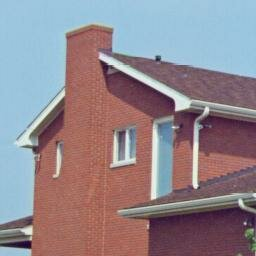
#> input picture Edge_Detection(Sobel Operator)/house.tif, 256 x 256 px
$ jupyter execute Edge_Detection.ipynb   (older library calls are emulated)
#> lines starting #> are read from the running program, lines starting #| are printed output that depends on the picture
[cell 1]
import matplotlib.pyplot as plt
import numpy as np
from scipy import signal
import cv2

Reading the Image using OpenCV

[cell 2]
img=cv2.imread('house.tif',0)
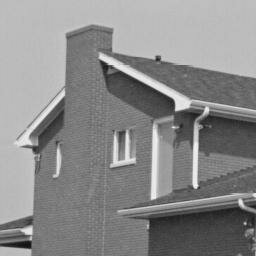
#> img: shape (256, 256); min 13, max 249, mean 138
plt.imshow(img,cmap='gray')

Horizontal Edge Detection using inbuilt convolve, user built convolve and sobel function

[cell 3]
[row,col]=img.shape
#> row = 256; col = 256
imgs=np.zeros((row,col),dtype=np.int)
mask=np.array([[-2,-1,-2],[0,0,0],[2,1,2]])
for i in range(1,row-1):
  for j in range(1,col-1):
    imgs[i,j]=int(np.sum(img[i-1:i+2,j-1:j+2]*mask))
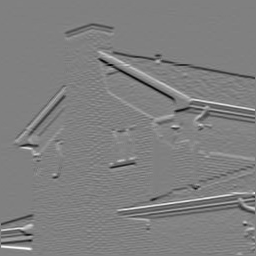
#> imgs: shape (256, 256) int64; min -748, max 737, mean -3.1; drawn with min black and max white
sobely = cv2.Sobel(img,cv2.CV_64F,0,1,ksize=3)
inby=signal.convolve2d(img,mask,mode='same')
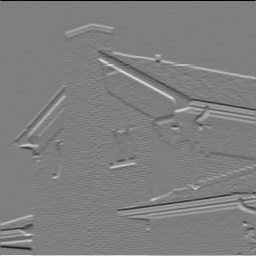
#> inby: shape (256, 256) int64; min -963, max 963, mean 1.5; drawn with min black and max white
plt.figure(figsize=(20,20))
plt.subplot(1,3,1)
plt.imshow(imgs,cmap='gray',vmin=0,vmax=255)
plt.title('Horizontal Edge Detected')
plt.subplot(1,3,2)
plt.imshow(sobely,cmap='gray',vmin=0,vmax=255)
plt.title('Horizontal Edge Detected with sobel')
plt.subplot(1,3,3)
plt.imshow(inby,cmap='gray',vmin=0,vmax=255)
plt.title('Horizontal Edge Detected with inbuilt convolve')
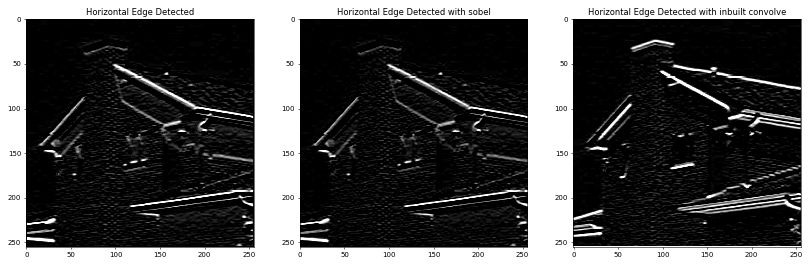
#> figure drawn by matplotlib, 3 panels

Vertical Edge Detection using inbuilt convolve, user built convolve and sobel function

[cell 4]
[row,col]=img.shape
imgsv=np.zeros((row,col),dtype=np.int)
mask=np.array([[-1,0,1],[-2,0,2],[-1,0,1]])
for i in range(1,row-1):
  for j in range(1,col-1):
    imgsv[i,j]=int(np.sum(img[i-1:i+2,j-1:j+2]*mask))
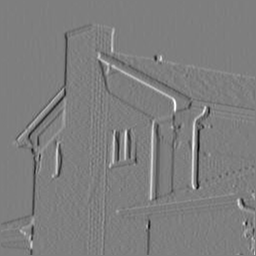
#> imgsv: shape (256, 256) int64; min -602, max 609, mean -1.7; drawn with min black and max white
sobelx = cv2.Sobel(img,cv2.CV_64F,1,0,ksize=3)
inbx=signal.convolve2d(img,mask,mode='same')
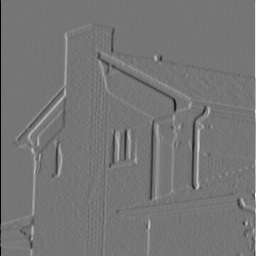
#> inbx: shape (256, 256) int64; min -760, max 884, mean 0.8; drawn with min black and max white
plt.figure(figsize=(20,20))
plt.subplot(1,3,1)
plt.imshow(imgsv,cmap='gray',vmin=0,vmax=255)
plt.title('Vertical Edge Detected')
plt.subplot(1,3,2)
plt.imshow(sobelx,cmap='gray',vmin=0,vmax=255)
plt.title('Vertical Edge Detected with sobel')
plt.subplot(1,3,3)
plt.imshow(inbx,cmap='gray',vmin=0,vmax=255)
plt.title('Vertical Edge Detected with inbuilt convolve')

Diagonal Edge Detection using inbuilt convolve, user built convolve and sobel function

[cell 5]
[row,col]=img.shape
imgss=np.zeros((row,col),dtype=np.int)
mask=np.array([[0,1,2],[-1,0,1],[-2,-1,0]])
for i in range(1,row-1):
  for j in range(1,col-1):
    imgs[i,j]=int(np.sum(img[i-1:i+2,j-1:j+2]*mask))
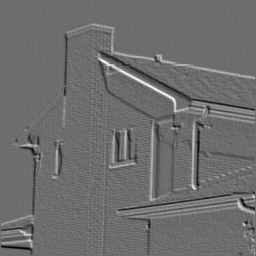
#> imgs: shape (256, 256) int64; min -475, max 629, mean 0.6; drawn with min black and max white
inb=signal.convolve2d(img,mask,mode='same')
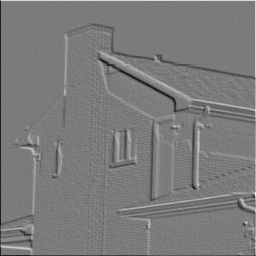
#> inb: shape (256, 256) int64; min -748, max 796, mean -0.3; drawn with min black and max white
plt.figure(figsize=(20,20))
plt.subplot(1,3,1)
plt.imshow(imgs,cmap='gray',vmin=0,vmax=255)
plt.title('Diagonal Edge Detected')
sobel=sobelx+sobely
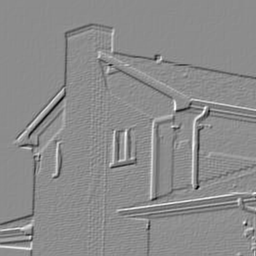
#> sobel: shape (256, 256) float64; min -816, max 664, mean -4.1; drawn with min black and max white
plt.subplot(1,3,2)
plt.imshow(sobel,cmap='gray',vmin=0,vmax=255)
plt.title('Diagonal Edge Detected with adding sobel images')
plt.subplot(1,3,3)
plt.imshow(inb,cmap='gray',vmin=0,vmax=255)
plt.title('Diagonal Edge Detected with inbuilt convolve')
